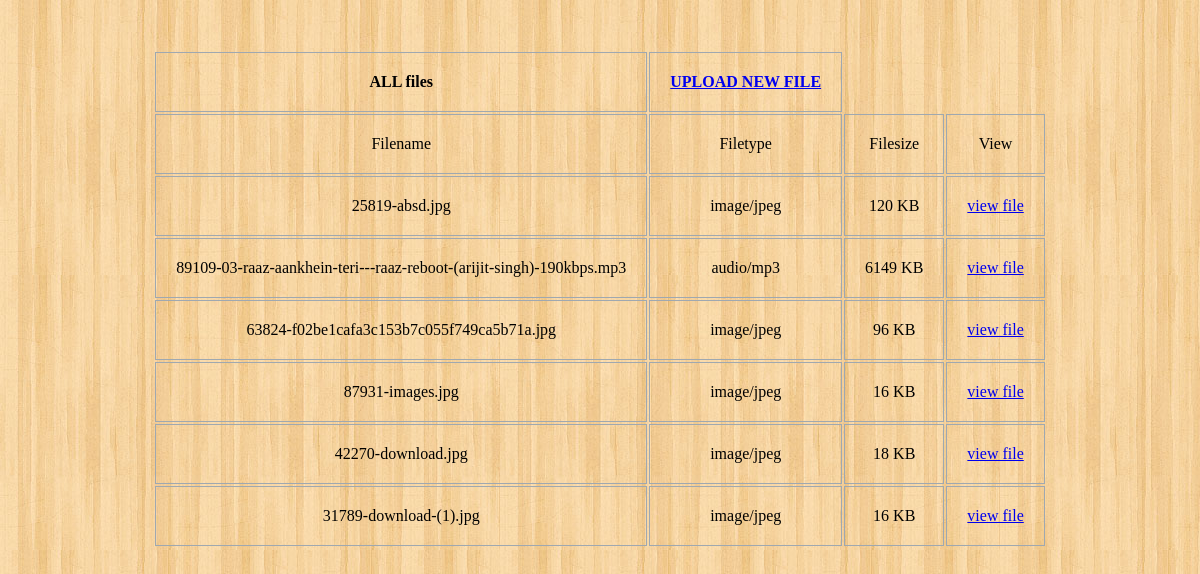
The app's page /allfiles.php with its own data.
### tables this page shows
CREATE TABLE `uploads` (
  `id` int(4) NOT NULL,
  `file` varchar(100) NOT NULL,
  `type` varchar(30) NOT NULL,
  `size` int(11) NOT NULL
);

### allfiles.php (the view, shortened to what this page needs)
<?php
include("connection.php");
?>
<!DOCTYPE html>
<html>
<head>
	<link rel="stylesheet" href="style.css" type="text/css" />
</head>
<div id="body">
<table>
<tr>
<th> ALL files </th> <th> <a href="index.php" > UPLOAD NEW FILE </a>
</th>
</tr>
<tr>
<td>
Filename
</td>
<td>
Filetype
</td>
<td>
Filesize
</td>
<td>
View
</td>
</tr>
<?php
$query = "SELECT * FROM uploads ORDER BY id DESC ";
$result =  mysqli_query($conn, $query) or die (mysqli_error($conn));
if (mysqli_num_rows($result) > 0) {
	while ($row = mysqli_fetch_array($result)){
		$filename = $row['file'];
		$filetype = $row['type'];
		$filesize = $row['size'];
		echo "<tr>
		<td>$filename</td>
		<td>$filetype</td>
		<td>$filesize KB</td>
		<td><a href='uploads/$filename' target='_blank'> view file </td>
		</tr>";
	}
}
else {
	echo "NO FILES UPLOADED YET";
}
?>
</table>
</div>
</html>

### style.css (style rules this page uses)
#body { margin-top:100px; }
#body table { margin:0 auto; position:relative; bottom:50px; }
table td,th { padding:20px; border: solid #9fa8b0 1px; border-collapse:collapse; }

### records on screen
uploads: file "25819-absd.jpg", type "image/jpeg", size "120"
uploads: file "89109-03-raaz-aankhein-teri---raaz-reboot-(arijit-singh)-190kbps.mp3", type "audio/mp3", size "6149"
uploads: file "63824-f02be1cafa3c153b7c055f749ca5b71a.jpg", type "image/jpeg", size "96"
uploads: file "87931-images.jpg", type "image/jpeg", size "16"
uploads: file "42270-download.jpg", type "image/jpeg", size "18"
uploads: file "31789-download-(1).jpg", type "image/jpeg", size "16"
